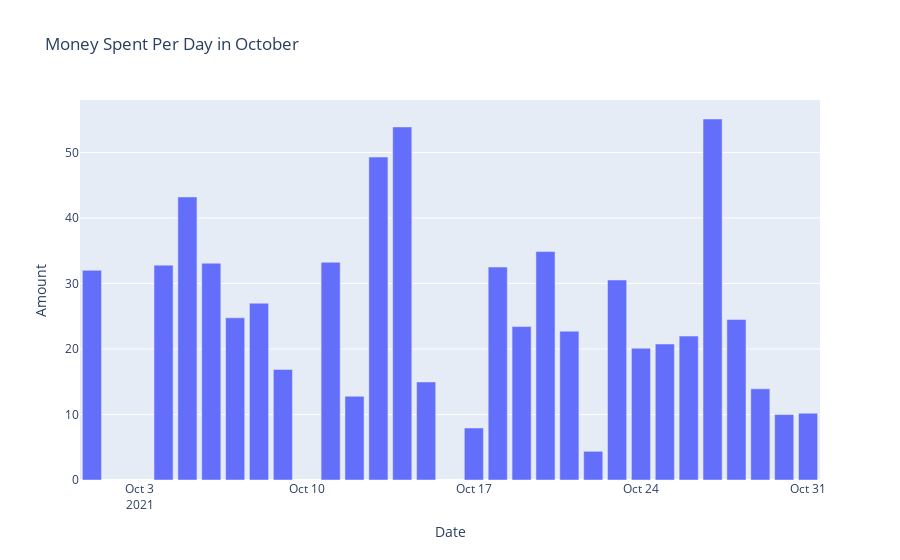

Notebook code cell kept with this figure:
### Code cell
spendingInMonthPerDay(monthsDict[10])

### Figure 1 — Plotly figure (JSON) as saved in the notebook; plotly's stock layout.template omitted (floating-point values rounded to 4 significant figures)
{"data": [{"alignmentgroup": "True", "hovertemplate": "Date=%{x}<br>Amount=%{y}<extra></extra>", "legendgroup": "", "marker": {"color": "#636efa", "pattern": {"shape": ""}}, "name": "", "offsetgroup": "", "orientation": "v", "showlegend": false, "textposition": "auto", "type": "bar", "x": ["2021-10-01", "2021-10-04", "2021-10-05", "2021-10-06", "2021-10-07", "2021-10-08", "2021-10-09", "2021-10-11", "2021-10-12", "2021-10-13", "2021-10-14", "2021-10-15", "2021-10-17", "2021-10-18", "2021-10-19", "2021-10-20", "2021-10-21", "2021-10-22", "2021-10-23", "2021-10-24", "2021-10-25", "2021-10-26", "2021-10-27", "2021-10-28", "2021-10-29", "2021-10-30", "2021-10-31"], "xaxis": "x", "y": [32.01, 32.8, 43.21, 33.1, 24.76, 26.99, 16.87, 33.24, 12.78, 49.3, 53.9, 14.97, 7.94, 32.51, 23.42, 34.88, 22.72, 4.38, 30.53, 20.12, 20.76, 21.97, 55.11, 24.51, 13.92, 9.99, 10.19], "yaxis": "y"}], "layout": {"barmode": "relative", "legend": {"tracegroupgap": 0}, "title": {"text": "Money Spent Per Day in October"}, "xaxis": {"anchor": "y", "domain": [0, 1], "title": {"text": "Date"}}, "yaxis": {"anchor": "x", "domain": [0, 1], "title": {"text": "Amount"}}}}
